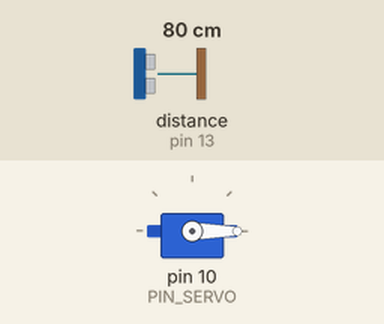
Recording of a sketch running on a simulated Arduino Uno, built with avr-gcc and run on an emulated ATmega328P. Parts: servo. Wiring (inferred from the names in the program): ultrasonic range finder: trigger pin 12; echo pin 13. The inputs (shaded band) are chosen by the test bench; at power-on: distance to the obstacle (sensor on pin 13) 80 cm. The echo pulse lasts 58.3 µs per cm.

Above: at 1.7 s.
1.8 s: distance to the obstacle (sensor on pin 13) set to 8 cm
3.3 s: distance to the obstacle (sensor on pin 13) set to 5 cm
At 6.2 s:
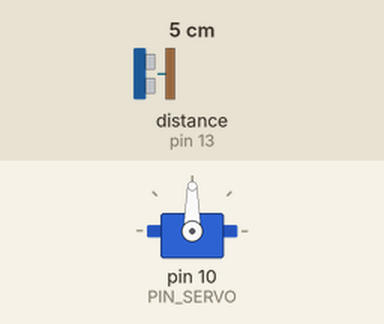
6.3 s: distance to the obstacle (sensor on pin 13) set to 7 cm
9.2 s: distance to the obstacle (sensor on pin 13) set to 10 cm
At 10.26 s:
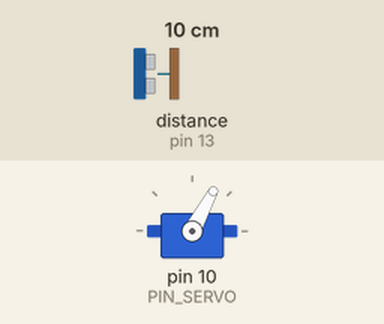
12.2 s: distance to the obstacle (sensor on pin 13) set to 2 cm
At 13.26 s:
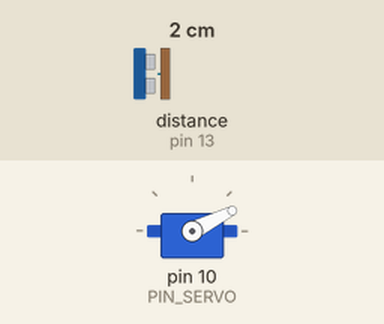
Timing chart, 0 to 16.2 s (numbered marks = the images above; inputs shaded):
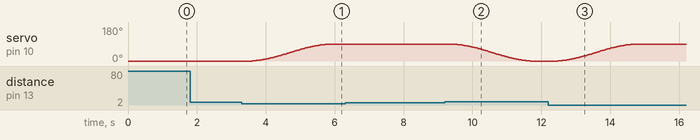

Measured:
- the behaviour switches between 7 and 6 cm on distance to the obstacle (sensor on pin 13) (found by bisection; images 0 and 1)
- the behaviour switches between 8 and 9 cm on distance to the obstacle (sensor on pin 13) (found by bisection; images 1 and 2)
- after the input at 1.8 s, every drawn part: stays the same
- after the input at 3.3 s, servo on pin 10 (PIN_SERVO): moves from 0° to 90° over 2.4 s, starting after 0.30 s
- after the input at 6.3 s, every drawn part: stays the same
- after the input at 9.2 s, servo on pin 10 (PIN_SERVO): moves from 90° to 0° over 2.4 s, starting after 0.13 s
- after the input at 12.2 s, servo on pin 10 (PIN_SERVO): moves from 0° to 90° over 2.4 s, starting after 0.28 s

The sketch:

10C16_sine.ino
```cpp
#include <Servo.h>
#include <math.h>

#define PIN_SERVO 10
#define PIN_TRIG 12
#define PIN_ECHO 13

#define SND_VEL 346.0
#define INTERVAL 25
#define PULSE_DURATION 10

#define TIMEOUT ((INTERVAL / 2) * 1000.0)
#define SCALE (0.001 * 0.5 * SND_VEL)

#define _EMA_ALPHA 0.5

#define MEDIAN_SIZE 10

unsigned long last_sampling_time;

float median_arr[MEDIAN_SIZE];
int   median_idx = 0;
int   median_count = 0;

Servo myServo;
unsigned long moveStartTime;
int startAngle = 0;
int stopAngle = 90;

bool gateOpen = false;

void median_push(float v) {
  median_arr[median_idx] = v;
  median_idx = (median_idx + 1) % MEDIAN_SIZE;
  if (median_count < MEDIAN_SIZE) median_count++;
}

float median_get() {
  if (median_count == 0) return 0.0;

  float sorted_arr[MEDIAN_SIZE];
  for (int i = 0; i < median_count; i++) {
    sorted_arr[i] = median_arr[i];
  }

  for (int i = 0; i < median_count - 1; i++) {
    for (int j = 0; j < median_count - i - 1; j++) {
      if (sorted_arr[j] > sorted_arr[j + 1]) {
        float temp = sorted_arr[j];
        sorted_arr[j] = sorted_arr[j + 1];
        sorted_arr[j + 1] = temp;
      }
    }
  }

  int mid = median_count / 2;
  if (median_count % 2 == 1) {
    return sorted_arr[mid];
  } else {
    return (sorted_arr[mid - 1] + sorted_arr[mid]) / 2.0;
  }
}

void setup() {
  Serial.begin(57600);
  pinMode(PIN_TRIG,OUTPUT);
  pinMode(PIN_ECHO,INPUT);
  digitalWrite(PIN_TRIG, LOW);

  myServo.attach(PIN_SERVO);

  myServo.write(startAngle);
  delay(500);
}

void loop() {
  float dist_raw, dist_median;

  if (millis() < last_sampling_time + INTERVAL)
    return;

  dist_raw = USS_measure(PIN_TRIG,PIN_ECHO);

  median_push(dist_raw);
  dist_median = median_get();

  if (dist_median < 60 && gateOpen == false)
  {
    gateOpen = true;
    SineMove(startAngle, stopAngle, 2500);
    delay(2000);
  }

  if (dist_median > 80 && gateOpen == true)
  {
    SineMove(stopAngle, startAngle, 2500);
    gateOpen = false;
  }

  last_sampling_time += INTERVAL;
}

float USS_measure(int TRIG, int ECHO)
{
  digitalWrite(TRIG, HIGH);
  delayMicroseconds(PULSE_DURATION);
  digitalWrite(TRIG, LOW);

  return pulseIn(ECHO, HIGH, TIMEOUT) * SCALE;
}

void SineMove(int start_Angle, int stop_Angle, int duration) {
  int steps = 100;
  float delayTime = (float)duration / steps;
  float angleChange = stop_Angle - start_Angle;

  for (int i = 0; i <= steps; i++) {
    float input = (float)i / steps;

    float SineOutput = -(cos(M_PI * input) - 1.0) / 2.0;

    int currentAngle = start_Angle + (angleChange * SineOutput);

    myServo.write(currentAngle);
    delay(delayTime);
  }
}
```
